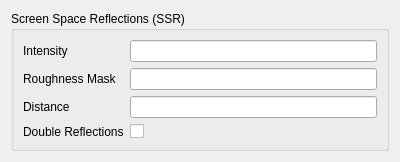
<?xml version="1.0" encoding="UTF-8"?>
<ui version="4.0">
 <class>InspectorSSR</class>
 <widget class="QWidget" name="InspectorSSR">
  <property name="geometry">
   <rect>
    <x>0</x>
    <y>0</y>
    <width>400</width>
    <height>150</height>
   </rect>
  </property>
  <property name="windowTitle">
   <string>Form</string>
  </property>
  <layout class="QVBoxLayout" name="verticalLayout">
   <item>
    <widget class="QGroupBox" name="groupBox">
     <property name="title">
      <string>Screen Space Reflections (SSR)</string>
     </property>
     <layout class="QVBoxLayout" name="verticalLayout_2">
      <item>
       <layout class="QGridLayout" name="gridLayout">
        <item row="2" column="0">
         <widget class="QLabel" name="label_3">
          <property name="text">
           <string>Distance</string>
          </property>
         </widget>
        </item>
        <item row="1" column="0">
         <widget class="QLabel" name="label_2">
          <property name="text">
           <string>Roughness Mask</string>
          </property>
         </widget>
        </item>
        <item row="0" column="1">
         <widget class="QLineEdit" name="m_pIntensityEdit"/>
        </item>
        <item row="0" column="0">
         <widget class="QLabel" name="label">
          <property name="text">
           <string>Intensity</string>
          </property>
         </widget>
        </item>
        <item row="3" column="0">
         <widget class="QLabel" name="label_4">
          <property name="text">
           <string>Double Reflections</string>
          </property>
         </widget>
        </item>
        <item row="1" column="1">
         <widget class="QLineEdit" name="m_pRoughnessMaskEdit"/>
        </item>
        <item row="2" column="1">
         <widget class="QLineEdit" name="m_pDistanceEdit"/>
        </item>
        <item row="3" column="1">
         <widget class="QCheckBox" name="m_pDoubleReflectionsCB">
          <property name="text">
           <string/>
          </property>
         </widget>
        </item>
       </layout>
      </item>
     </layout>
    </widget>
   </item>
   <item>
    <spacer name="verticalSpacer">
     <property name="orientation">
      <enum>Qt::Vertical</enum>
     </property>
     <property name="sizeHint" stdset="0">
      <size>
       <width>20</width>
       <height>40</height>
      </size>
     </property>
    </spacer>
   </item>
  </layout>
 </widget>
 <resources/>
 <connections>
  <connection>
   <sender>m_pIntensityEdit</sender>
   <signal>textEdited(QString)</signal>
   <receiver>InspectorSSR</receiver>
   <slot>valueChanged()</slot>
   <hints>
    <hint type="sourcelabel">
     <x>157</x>
     <y>39</y>
    </hint>
    <hint type="destinationlabel">
     <x>305</x>
     <y>6</y>
    </hint>
   </hints>
  </connection>
  <connection>
   <sender>m_pRoughnessMaskEdit</sender>
   <signal>textEdited(QString)</signal>
   <receiver>InspectorSSR</receiver>
   <slot>valueChanged()</slot>
   <hints>
    <hint type="sourcelabel">
     <x>301</x>
     <y>65</y>
    </hint>
    <hint type="destinationlabel">
     <x>396</x>
     <y>74</y>
    </hint>
   </hints>
  </connection>
  <connection>
   <sender>m_pDistanceEdit</sender>
   <signal>textEdited(QString)</signal>
   <receiver>InspectorSSR</receiver>
   <slot>valueChanged()</slot>
   <hints>
    <hint type="sourcelabel">
     <x>276</x>
     <y>103</y>
    </hint>
    <hint type="destinationlabel">
     <x>401</x>
     <y>132</y>
    </hint>
   </hints>
  </connection>
  <connection>
   <sender>m_pDoubleReflectionsCB</sender>
   <signal>clicked()</signal>
   <receiver>InspectorSSR</receiver>
   <slot>valueChanged()</slot>
   <hints>
    <hint type="sourcelabel">
     <x>122</x>
     <y>119</y>
    </hint>
    <hint type="destinationlabel">
     <x>398</x>
     <y>114</y>
    </hint>
   </hints>
  </connection>
 </connections>
 <slots>
  <slot>valueChanged()</slot>
 </slots>
</ui>
